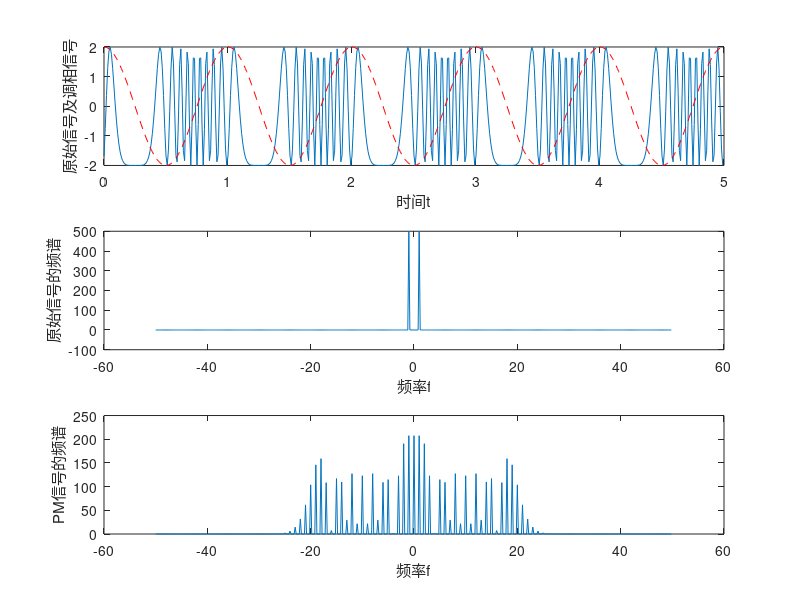

MATLAB code for this plot:
clc;
%非线性调制---PM modulation(相位调制)
Am = 2;
Ac = 2;
fm = 1;
fc = 10;
Kp = 5; %调制指数
phi_c = 0; %初始相位

fs = 100; %采样频率为100Hz
t = 0:1/fs:5-1/fs; %时间序列
N = length(t);
f = (-N/2:N/2-1)*fs/N; %频率序列

mt = Am*cos(2*pi*fm*t); %调制信号

st = Ac*cos(2*pi*fc*t+Kp*mt);

z_m = real(fft(mt));
z_m1 = fftshift(z_m);

z_s = abs(fft(st));
z_s1 = fftshift(z_s);

figure();
subplot(3,1,1);
plot(t,st);
hold on;
plot(t,mt,'r--');
xlabel('时间t');
ylabel('原始信号及调相信号');

subplot(3,1,2);
plot(f,z_m1);
xlabel('频率f');
ylabel('原始信号的频谱');

subplot(3,1,3);
plot(f,z_s1);
xlabel('频率f');
ylabel('PM信号的频谱'); %幅度谱

%tips：FM信号随着调制信号m(t)的增加，带宽内的谐波数量会减少，而对于PM信号没有影响
